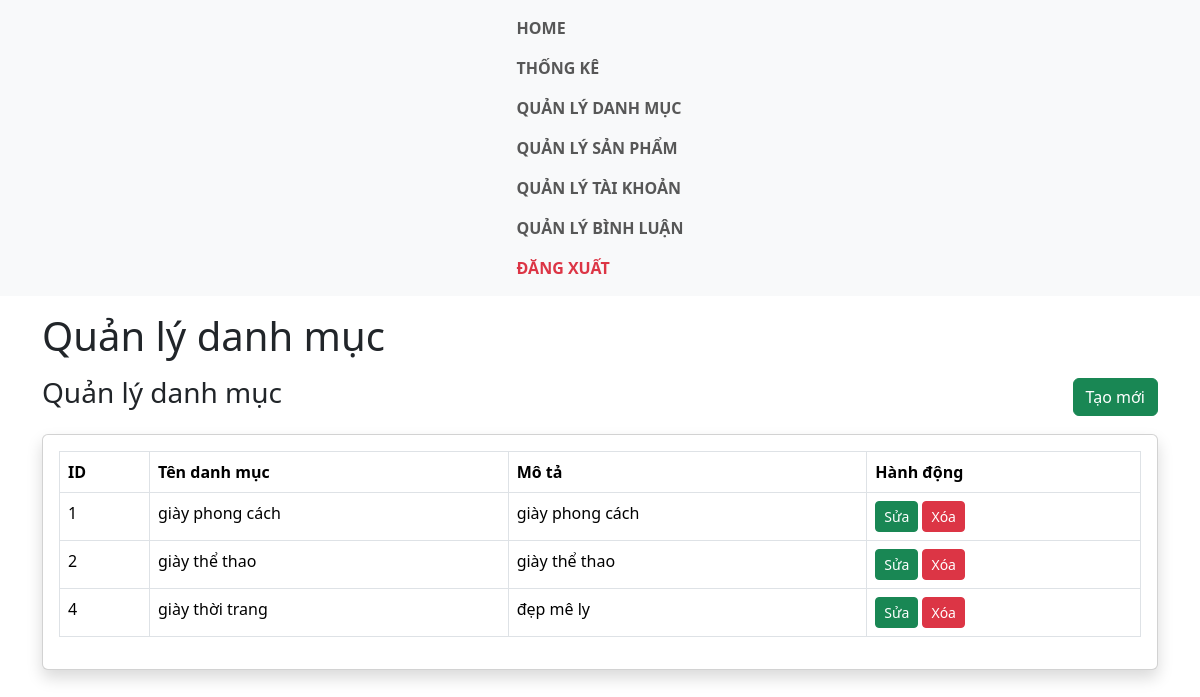
/?mode=admin&action=index-category (signed in), run on the app's committed database.
### tables this page shows
CREATE TABLE `categories` (
  `id` int NOT NULL,
  `name` varchar(50) NOT NULL,
  `description` varchar(255) NOT NULL,
  `categories_id` int DEFAULT NULL
);

### controllers/admin/CategoryController.php (called while the page is built, shortened)
<?php
class CategoryController {
    private $categoryModel;
    public function __construct() {
        $this->categoryModel = new Category();
    }
    public function index() {
        $title = 'Quản lý danh mục';
        $data = $this->categoryModel->getAll();
        require_once PATH_VIEW_ADMIN_MAIN;
    }
}
?>

### routes/admin.php (called while the page is built)
<?php
$action = $_GET['action'] ?? '/';
match ($action) {
    'login' => (new AuthController)->login(),
    'authenticate' => (new AuthController)->authenticate(),
    'logout' => (new AuthController)->logout(),
    '/'         => (new DashboardController)->index(),
    'index-product' => (new ProductController)->index(),
    'show-product' => (new ProductController)->show(),
    'delete-product' => (new ProductController)->delete(),
    'create-product' => (new ProductController)->create(),
    'store-product' => (new ProductController)->store(),
    'edit-product' => (new ProductController)->edit(),
    'update-product' => (new ProductController)->update(),
    'thong-ke' => (new StatisticController)->index(),
    'index-category' => (new CategoryController)->index(),
    'create-category' => (new CategoryController)->create(),
    'store-category' => (new CategoryController)->store(),
    'edit-category' => (new CategoryController)->edit(),
    'update-category' => (new CategoryController)->update(),
    'delete-category' => (new CategoryController)->delete(),
    'index-user' => (new UserController)->index(),
    'create-user' => (new UserController)->create(),
    'store-user' => (new UserController)->store(),
    'edit-user' => (new UserController)->edit(),
    'update-user' => (new UserController)->update(),
    'delete-user' => (new UserController)->delete(),
    'index-comment' => (new CommentController)->index(),
    'create-comment' => (new CommentController)->create(),
    'store-comment' => (new CommentController)->store(),
    'edit-comment' => (new CommentController)->edit(),
    'update-comment' => (new CommentController)->update(),
    'delete-comment' => (new CommentController)->delete(),
};
?>

### models/BaseModel.php (called while the page is built, shortened)
<?php
class BaseModel
{
    public function __construct()
    {
        $dsn = sprintf('mysql:host=%s;port=%s;dbname=%s;charset=utf8', DB_HOST, DB_PORT, DB_NAME);
        try {
            $this->pdo = new PDO($dsn, DB_USERNAME, DB_PASSWORD, DB_OPTIONS);
        } catch (PDOException $e) {
            die("Kết nối cơ sở dữ liệu thất bại: {$e->getMessage()}. Vui lòng thử lại sau.");
        }
    }
}

### models/Category.php (called while the page is built, shortened)
<?php
    class Category extends BaseModel {
        public function getAll() {
            $sql = "SELECT * from categories";
            $stmt = $this->pdo->prepare($sql);
            $stmt->execute();
            return $stmt->fetchAll();
        }
    }
?>

### views/admin/category/index.php (the view)
<div class="container-fluid">
    <div class="d-flex justify-content-between align-items-center mb-3">
        <h1 class="h3 text-gray-800"><?= $title ?></h1>
        <a href="<?= BASE_URL_ADMIN ?>&action=create-category" class="btn btn-success">
            Tạo mới
        </a>
    </div>
    <div class="card shadow mb-4">
        <div class="card-body">
            <div class="table-responsive">
                <table class="table table-bordered">
                    <thead class="bg-success text-white">
                        <tr>
                            <th>ID</th>
                            <th>Tên danh mục</th>
                            <th>Mô tả</th>
                            <th>Hành động</th>
                        </tr>
                    </thead>
                    <tbody>
                        <?php foreach ($data as $category): ?>
                        <tr>
                            <td><?= $category['id'] ?></td>
                            <td><?= $category['name'] ?></td>
                            <td><?= $category['description'] ?? '' ?></td>
                            <td>
                                <a href="<?= BASE_URL_ADMIN ?>&action=edit-category&id=<?= $category['id'] ?>"
                                   class="btn btn-success btn-sm">Sửa</a>
                                <a href="<?= BASE_URL_ADMIN ?>&action=delete-category&id=<?= $category['id'] ?>"
                                   class="btn btn-danger btn-sm"
                                   onclick="return confirm('Bạn có chắc muốn xóa?')">Xóa</a>
                            </td>
                        </tr>
                        <?php endforeach; ?>
                    </tbody>
                </table>
            </div>
        </div>
    </div>
</div>

### data on the page
categories: id "1", name "giày phong cách", description "giày phong cách"
categories: id "2", name "giày thể thao", description "giày thể thao"
categories: id "4", name "giày thời trang", description "đẹp mê ly"

### other printed values
$title "Quản lý danh mục"
